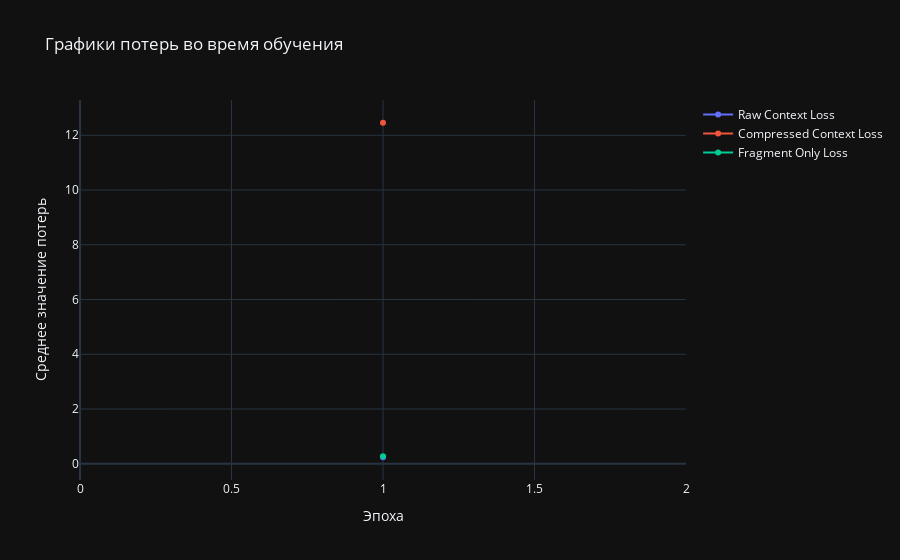
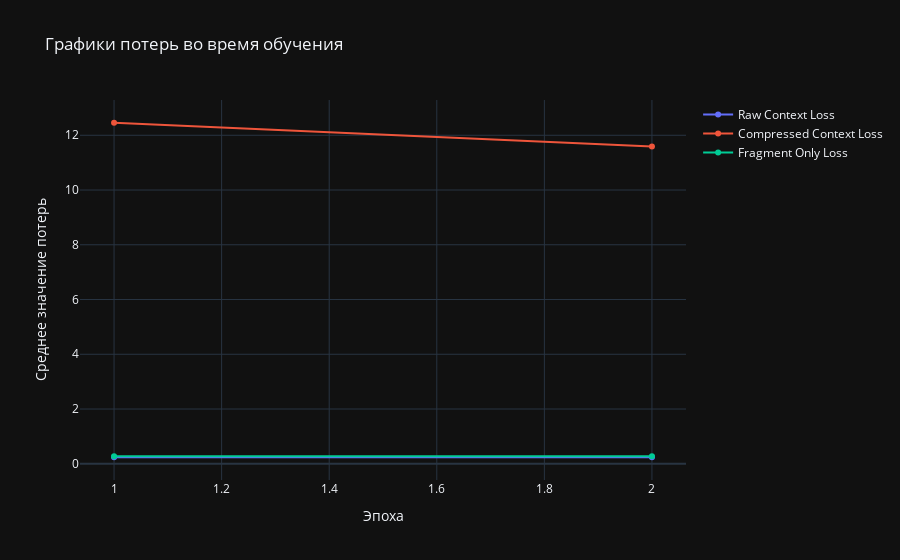
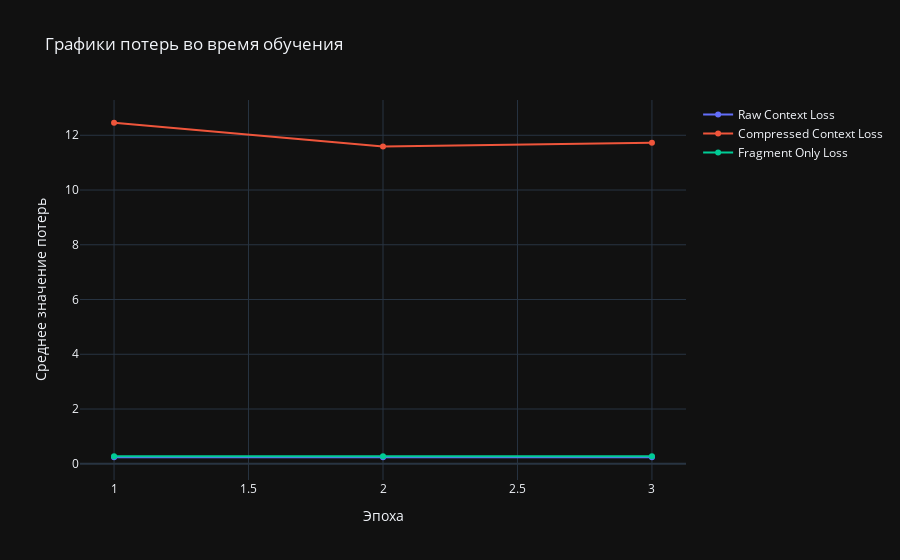
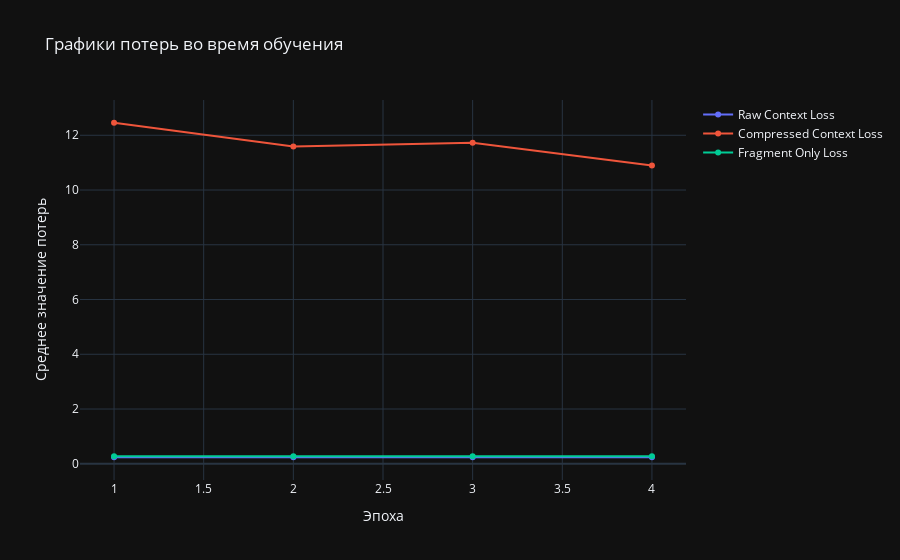

Notebook code cell kept with these figures, in order:
### Code cell
import torch.optim as optim
from datasets import load_dataset
from transformers import GPT2LMHeadModel, GPT2Tokenizer

# Настройки устройства
device = torch.device("cuda" if torch.cuda.is_available() else "cpu")
print(f"Using device: {device}")

# Загрузка модели GPT-2 и токенизатора
gpt2_model = GPT2LMHeadModel.from_pretrained("gpt2").to(device)
tokenizer = GPT2Tokenizer.from_pretrained("gpt2")

if not isinstance(tokenizer, GPT2Tokenizer):
    raise ValueError("The tokenizer must be an instance of GPT2Tokenizer.")

# Проверка и установка pad_token для корректной работы с padding
if tokenizer.pad_token is None:
    tokenizer.pad_token = tokenizer.eos_token  # Устанавливаем pad_token как eos_token
    tokenizer.add_special_tokens({"pad_token": "[PAD]"})
    gpt2_model.resize_token_embeddings(len(tokenizer))  # Изменяем размер словаря модели после добавления токенов

# Загрузка датасета и подготовка промежуточных данных
dataset = load_dataset("wikitext", "wikitext-2-raw-v1", split="train")
intermediate_dataset_path = "intermediate_dataset.json"

# Генерация промежуточного датасета, если он еще не создан
if not os.path.exists(intermediate_dataset_path):
    generate_intermediate_dataset(dataset, tokenizer, gpt2_model, device=device, intermediate_dataset_path=intermediate_dataset_path)
else:
    # Загрузка промежуточного датасета
    intermediate_data = load_intermediate_dataset(intermediate_dataset_path)

# Инициализация модели сжатия контекста
input_size = 768  # Размер входных данных модели GPT-2
hidden_size = 256  # Скрытый размер для оптимизатора контекста
output_size = 30
context_optimizer = ContextOptimizer(input_size, hidden_size, output_size).to(device)

# Загрузка сохраненной модели, если она существует
load_model(context_optimizer, context_optimizer, "context_optimizer3.pth")

# Запуск обучения
raw_loss_values, compressed_loss_values, fragment_loss_values = train_context_optimizer(context_optimizer, intermediate_data, tokenizer, gpt2_model, epochs=10, device=device)

# Сохранение модели после обучения
save_model(context_optimizer, context_optimizer, "context_optimizer3.pth")

### Figure 1 — Plotly figure (JSON) as saved in the notebook; plotly's stock layout.template omitted (floating-point values rounded to 4 significant figures)
{"data": [{"mode": "lines+markers", "name": "Raw Context Loss", "type": "scatter", "uid": "408d0e58-61a6-4aab-94f6-55bac9469eec", "x": [1], "y": [0.2386]}, {"mode": "lines+markers", "name": "Compressed Context Loss", "type": "scatter", "uid": "51abc40e-73e0-4555-900f-e694e1d56ed0", "x": [1], "y": [12.46]}, {"mode": "lines+markers", "name": "Fragment Only Loss", "type": "scatter", "uid": "e634a77d-ce54-4ceb-b8f3-39c7d9ba14be", "x": [1], "y": [0.2723]}], "layout": {"title": {"text": "Графики потерь во время обучения"}, "xaxis": {"title": {"text": "Эпоха"}}, "yaxis": {"title": {"text": "Среднее значение потерь"}}}}

### Figure 2 — Plotly figure (JSON) as saved in the notebook; plotly's stock layout.template omitted (floating-point values rounded to 4 significant figures)
{"data": [{"mode": "lines+markers", "name": "Raw Context Loss", "type": "scatter", "uid": "408d0e58-61a6-4aab-94f6-55bac9469eec", "x": [1, 2], "y": [0.2386, 0.2386]}, {"mode": "lines+markers", "name": "Compressed Context Loss", "type": "scatter", "uid": "51abc40e-73e0-4555-900f-e694e1d56ed0", "x": [1, 2], "y": [12.46, 11.59]}, {"mode": "lines+markers", "name": "Fragment Only Loss", "type": "scatter", "uid": "e634a77d-ce54-4ceb-b8f3-39c7d9ba14be", "x": [1, 2], "y": [0.2723, 0.2723]}], "layout": {"title": {"text": "Графики потерь во время обучения"}, "xaxis": {"title": {"text": "Эпоха"}}, "yaxis": {"title": {"text": "Среднее значение потерь"}}}}

### Figure 3 — Plotly figure (JSON) as saved in the notebook; plotly's stock layout.template omitted (floating-point values rounded to 4 significant figures)
{"data": [{"mode": "lines+markers", "name": "Raw Context Loss", "type": "scatter", "uid": "408d0e58-61a6-4aab-94f6-55bac9469eec", "x": [1, 2, 3], "y": [0.2386, 0.2386, 0.2386]}, {"mode": "lines+markers", "name": "Compressed Context Loss", "type": "scatter", "uid": "51abc40e-73e0-4555-900f-e694e1d56ed0", "x": [1, 2, 3], "y": [12.46, 11.59, 11.73]}, {"mode": "lines+markers", "name": "Fragment Only Loss", "type": "scatter", "uid": "e634a77d-ce54-4ceb-b8f3-39c7d9ba14be", "x": [1, 2, 3], "y": [0.2723, 0.2723, 0.2723]}], "layout": {"title": {"text": "Графики потерь во время обучения"}, "xaxis": {"title": {"text": "Эпоха"}}, "yaxis": {"title": {"text": "Среднее значение потерь"}}}}

### Figure 4 — Plotly figure (JSON) as saved in the notebook; plotly's stock layout.template omitted (floating-point values rounded to 4 significant figures)
{"data": [{"mode": "lines+markers", "name": "Raw Context Loss", "type": "scatter", "uid": "408d0e58-61a6-4aab-94f6-55bac9469eec", "x": [1, 2, 3, 4], "y": [0.2386, 0.2386, 0.2386, 0.2386]}, {"mode": "lines+markers", "name": "Compressed Context Loss", "type": "scatter", "uid": "51abc40e-73e0-4555-900f-e694e1d56ed0", "x": [1, 2, 3, 4], "y": [12.46, 11.59, 11.73, 10.89]}, {"mode": "lines+markers", "name": "Fragment Only Loss", "type": "scatter", "uid": "e634a77d-ce54-4ceb-b8f3-39c7d9ba14be", "x": [1, 2, 3, 4], "y": [0.2723, 0.2723, 0.2723, 0.2723]}], "layout": {"title": {"text": "Графики потерь во время обучения"}, "xaxis": {"title": {"text": "Эпоха"}}, "yaxis": {"title": {"text": "Среднее значение потерь"}}}}
